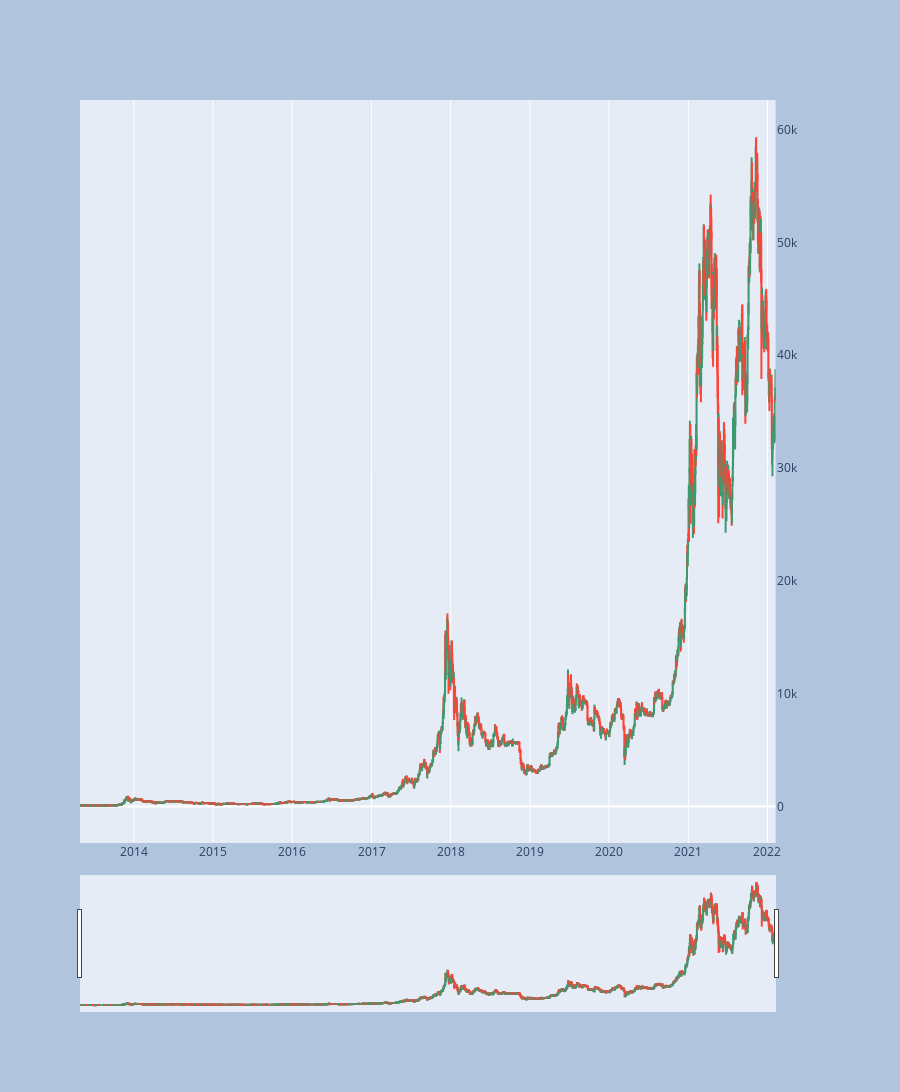

The notebook cell saved with this chart:
### Code cell
plot_candlestick_with_signals(df, 'doji', 'ma_close_price_20', start_date = None, end_date = None, plot_signal = False, plot_trend = False, bollinger_band = False)

### Figure 1 — Plotly figure (JSON) as saved in the notebook; plotly's stock layout.template omitted (floating-point values rounded to 4 significant figures; data arrays with more than 128 entries replaced by an {"elided": "..."} marker saying what was removed)
{"data": [{"close": {"elided": "3208 float values"}, "high": {"elided": "3208 float values"}, "low": {"elided": "3208 float values"}, "open": {"elided": "3208 float values"}, "type": "candlestick", "x": {"elided": "3208 str values"}, "xaxis": "x", "yaxis": "y2"}], "layout": {"autosize": false, "height": 1200, "paper_bgcolor": "LightSteelBlue", "width": 900, "xaxis": {"anchor": "y", "domain": [0, 0.94]}, "yaxis": {"anchor": "x", "domain": [0, 1]}, "yaxis2": {"anchor": "x", "overlaying": "y", "showgrid": false, "side": "right"}}}
